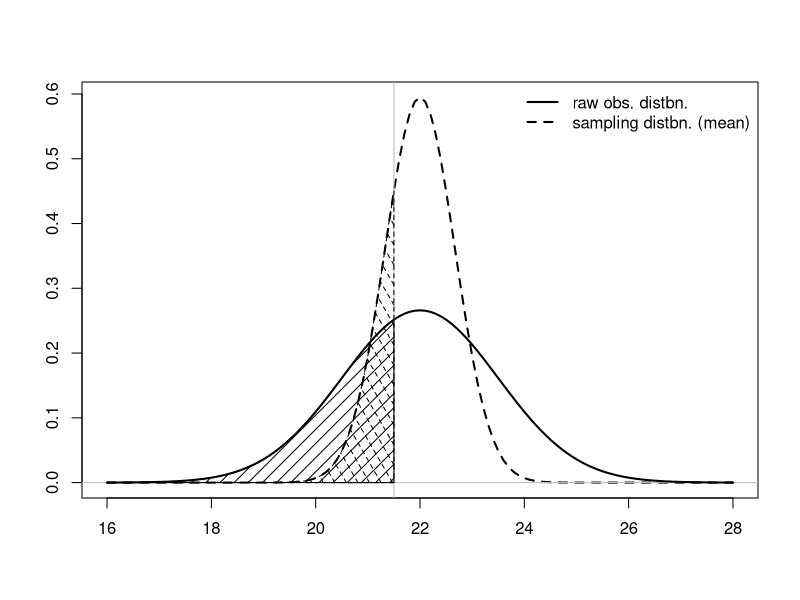
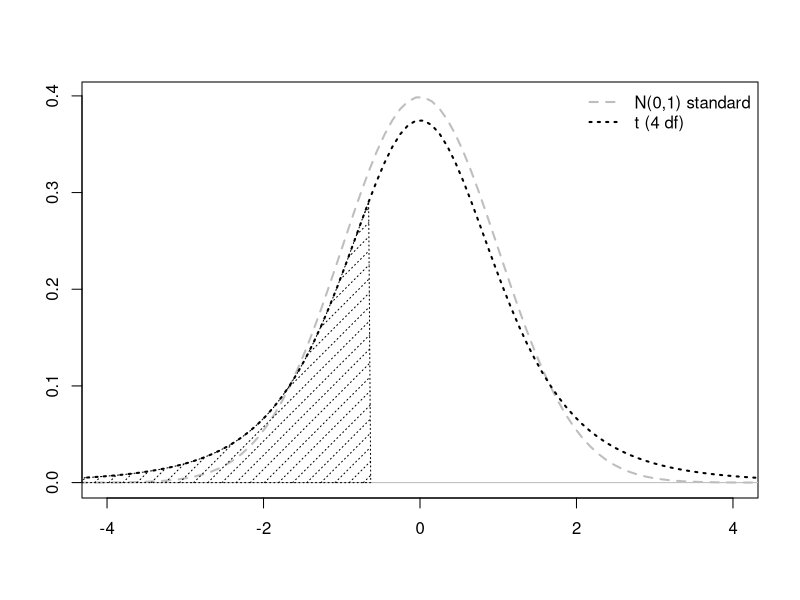
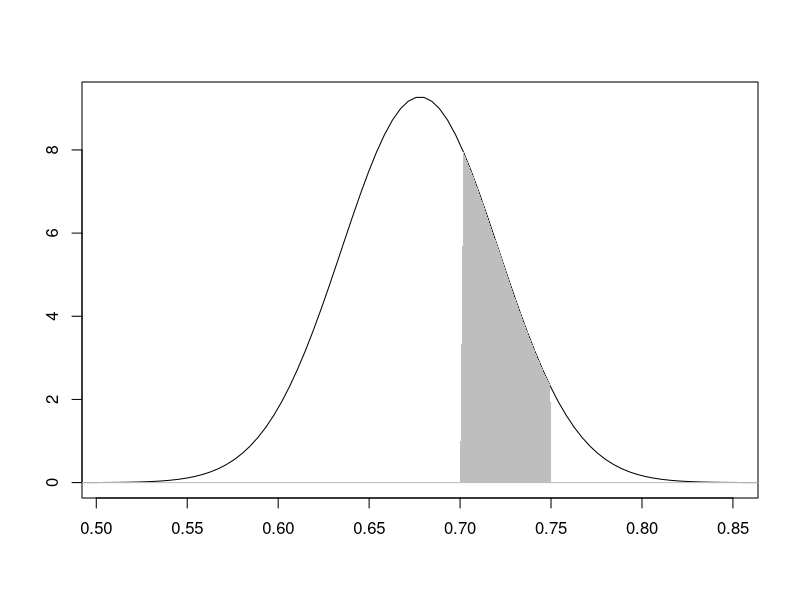
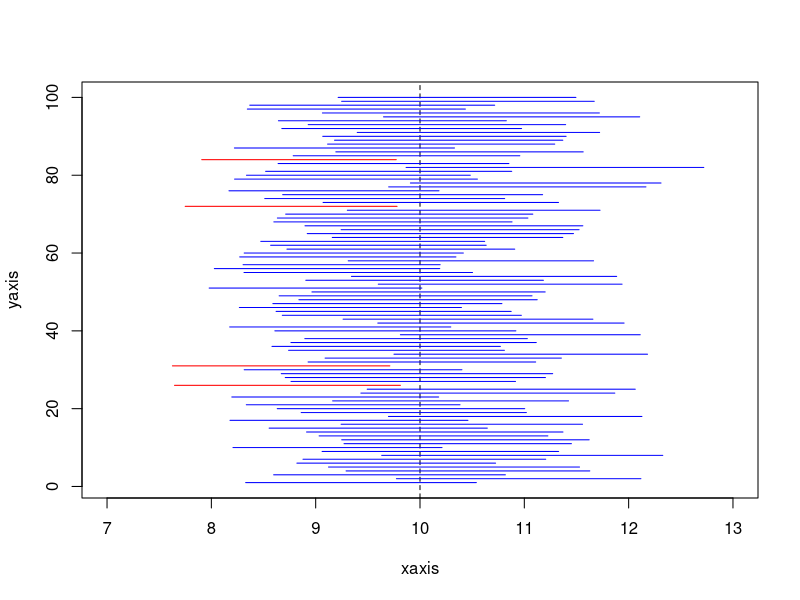
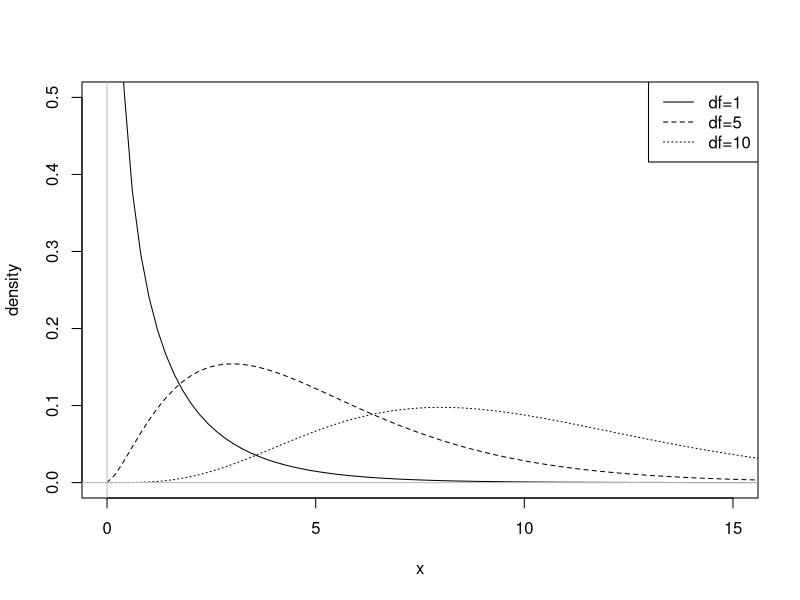
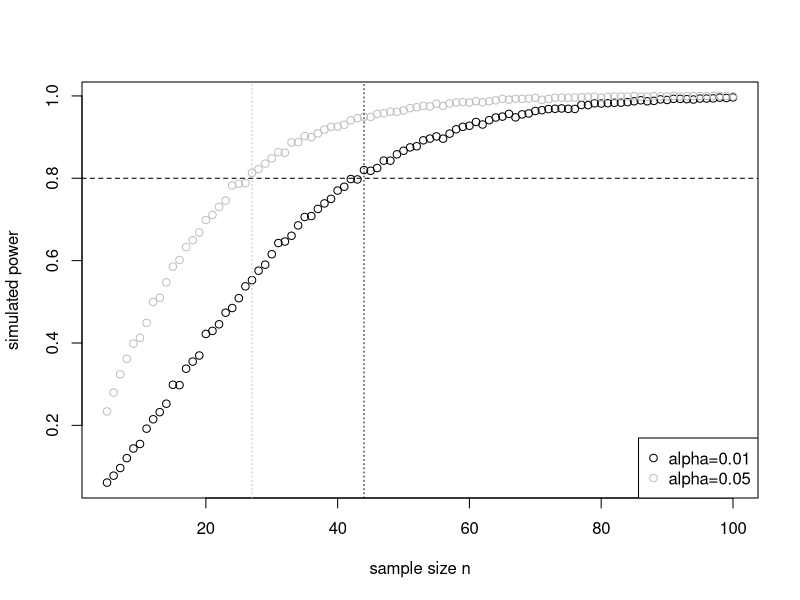
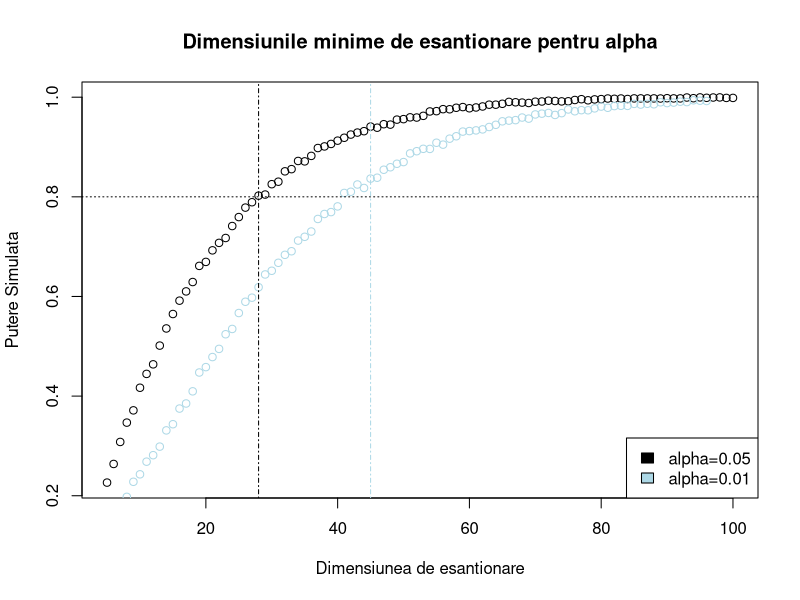
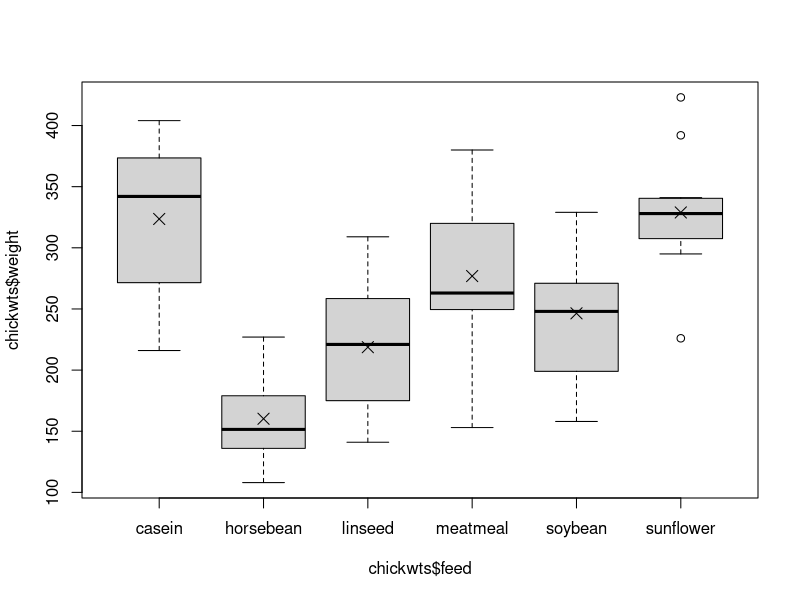

The R script that drew these images, in order:
## ---- chunk 1
knitr::opts_chunk$set(echo = TRUE)
## ---- chunk 2
xvals <- seq(16,28,by=0.1)
fx.samp <- dnorm(xvals,22,1.5/sqrt(5))
plot(xvals,fx.samp,type="l",lty=2,lwd=2,xlab="",ylab="")
abline(h=0,col="gray")
fx <- dnorm(xvals,22,1.5)
lines(xvals,fx,lwd=2)
legend("topright",legend=c("raw obs. distbn.","sampling distbn. (mean)"),
lty=1:2,lwd=c(2,2),bty="n")

#probabilitatea ca o zi din luna ianuarie, aleasa aleatoriu, sa aiba o temperatura maxima de 21,5 grade: 
pnorm(21.5,mean=22,sd=1.5)

#probabilitatea ca media esantionului sa fie mai mica de 21,5 grade, pe baza unui esantion cu 5 zile din ianuarie
pnorm(21.5,mean=22,sd=1.5/sqrt(5))

#Zonele umbrite cu lunii arata aceste doua probabilitati. 
abline(v=21.5,col="gray")
xvals.sub <- xvals[xvals<=21.5]
fx.sub <- fx[xvals<=21.5]
fx.samp.sub <- fx.samp[xvals<=21.5]
polygon(cbind(c(21.5,xvals.sub),c(0,fx.sub)),density=10)
polygon(cbind(c(21.5,xvals.sub),c(0,fx.samp.sub)),density=10,
angle=120,lty=2)

#Generarea aleatorie a 5 temperaturi din Dunedin din distributia X ∼ N(22,1.5)
obs <- rnorm(5,mean=22,sd=1.5)
obs

  
#presupunem ca cele 5 valori constituie toate datele pe care le avem: 
obs.mean <- mean(obs)
obs.mean
obs.sd <- sd(obs)
obs.sd

#estimarea erorii standard se calculeaza astfel:
obs.mean.se <- obs.sd/sqrt(5)
obs.mean.se


#gasirea probabilitatii ca media temperaturii e mai mica de 21,5 prin standardizarea valorii
t4 <- (21.5 - obs.mean)/obs.mean.se
t4


#t4 urmeaza distributia t cu 4 grade de libertate. Probabilitatea estimata: 

pt(t4,df=4)


#Distributia t cu v = 4, marcheaza probabilitatea. Densitatea N(0,1) este reprezentata grafic pentru comparatie, aceasta reprezinta versiunea standardizata a N(22, 1.5/√5)

xvals <- seq(-5,5,length=100)
fx.samp.t <- dt(xvals,df=4)
plot(xvals,dnorm(xvals),type="l",lty=2,lwd=2,col="gray",xlim=c(-4,4),
xlab="",ylab="")
abline(h=0,col="gray")
lines(xvals,fx.samp.t,lty=3,lwd=2)
polygon(cbind(c(t4,-5,xvals[xvals<=t4]),c(0,0,fx.samp.t[xvals<=t4])),
density=10,lty=3)
legend("topright",legend=c("N(0,1) standard","t (4 df)"),
col=c("gray","black"),lty=2:3,lwd=c(2,2),bty="n")

## ---- chunk 3
#estimarea proportiei de interes 
p.hat <- 80/118
p.hat

#aproximarea la distributia normala este valida, deoarece ambele valori sunt mai mari decat 5.  
118*p.hat
118*(1-p.hat)

#estimarea erorii standard 
p.se <- sqrt(p.hat * (1-p.hat) / 118)
p.se

#reprezentarea grafica a distributiei de esantionare:
pvals <- seq(p.hat-5*p.se,p.hat+5*p.se,length=100)
p.samp <- dnorm(pvals,mean=p.hat,sd=p.se)
plot(pvals,p.samp,type="l",xlab="",ylab="",
xlim=p.hat+c(-4,4)*p.se,ylim=c(0,max(p.samp)))
abline(h=0,col="gray")
pvals.sub <- pvals[pvals>=0.7 & pvals<=0.75]
p.samp.sub <- p.samp[pvals>=0.7 & pvals<=0.75]
polygon(cbind(c(0.7,pvals.sub,0.75),c(0,p.samp.sub,0)),
border=NA,col="gray")

#calcularea probabilitatii de interes  
pnorm(0.75,mean=p.hat,sd=p.se) - pnorm(0.7,mean=p.hat,sd=p.se)


## ---- chunk 4
#Exercitiul 1

mean <- 41.1
sd <- 11.3
n <- 6

#a 
se <- sd / sqrt(n)
se

#b
pnorm(55, mean, se) - pnorm (45, mean, se)

#c
pnorm(65/2, mean, se)


#Exericitul 2
n <- 140
p <- 0.35 #probabilitatea ca A sa fie ales

#d 
p * n >= 5 & n * (1 - p) >= 5

#e
se <- sqrt(p * (1-p) / n )
1 - pnorm(0.4, p, se)

#f
upper <- qnorm(0.9, p , se)
lower <- qnorm(0.1, p, se)

#Exercitiul 3

n <- 63
xmean <- 37.8
s <- 34.51

#g 
se <- s/sqrt(n)
df <- n - 1

#i 
newx <- (40 - xmean) / se
1 - pt(newx, df)

#ii
newx <- (30 - xmean) / se
pt(newx, df)

#iii
newx <- (40 - xmean) / se
pt(newx, df) - 0.5
## ---- chunk 5
temp.sample <- rnorm(n=5,mean=22,sd=1.5)
temp.sample

#calcularea mediei esantionului, a abaterii standard si a erorii standard corespunzatoare a mediei esantionului 
temp.mean <- mean(temp.sample)
temp.mean
temp.sd <- sd(temp.sample)
temp.sd
temp.se <- temp.sd/sqrt(5)
temp.se


#Valoarea critica (pozitiva) se gaseste prin furnizarea unei probabilitatii de 1 − α/2 = 0,975 a functiei corespunzatoare.

1-0.05/2
critval <- qt(0.975, df = 4)
critval

#aria centrala, simetrica, sub curba, trebuie sa fie 0.95. Se poate confirma acest lucru folosind pt.
pt(critval,4)-pt(-critval,4)

#gasirea intervalului de incredere de 95% pentru adevarata medie, rezultand l si respectiv u, astfel: 
temp.mean-critval*temp.se

temp.mean+critval*temp.se

#un interval de incredere de 80% (α = 0,2) si un interval de incredere de 99% (α = 0,01) pentru aceeasi valoare data: 

temp.mean+c(-1,1)*qt(p=0.9,df=4)*temp.se

temp.mean+c(-1,1)*qt(p=0.995,df=4)*temp.se
## ---- chunk 6
p.hat <- 80/118
p.hat
p.se <- sqrt(p.hat*(1-p.hat)/118)
p.se

#pentru a construi un interval de incredere de 90 % (α = 0,1), valoarea critica adecvata din distributia de esantionare standardizata de interes este dupa cum urmeaza, implicand Pr(−1,644854 < Z < 1,644854) = 0,9 pentru Z ∼ N(0,1):

qnorm(0.95)

#putem concluziona, in proportie de 90%, ca proportia reala de alegatori care stiu cum vor vota la urmatoarele alegeri se afla intre 0,61 si 0,75.

p.hat + c(-1,1) * qnorm(0.95)*p.se


## ---- chunk 7

n=34
x.bar<-14.22
sigma<-2.9

#a. construirea si interpretarea unui interval de incredere de 90% pentru timpul mediu adevarat
alpha<-1-.9
x.bar+c(-1,1)*qnorm(1-alpha/2)*(sigma/sqrt(n))

#b. 
s<-2.9
x.bar+c(-1,1)*qt(1-alpha/2,df=n-1)*(s/sqrt(n))

n<-400
#optiunea B = stangaci
p.b<-37/n
p.b
#optiunea C = ambidextri
p.c<-11/n
p.c
#optiunea A = dreptaci
p.a<-1-p.b-p.c
p.a


#c. calcularea unui IC de 99% pentru proportia reala de cetateni care sunt B

alpha<-1-0.99
p.b+(c(-1,1)*qnorm(1-alpha/2))*sqrt(p.b*(1-p.b)/n)


#d. 99% incredere in IC a proportiei realea cetatenilor stangaci sau ambidextri

(p.b + p.c)+ c(-1, 1) * qnorm(1 - alpha / 2) * (sqrt((p.b + p.c) * (1 - (p.b + p.c)) / n))

#e.

x.mat<-matrix(NA,5000,3)
n<-300
lambda<-0.1
mu<-1/lambda

for(i in 1: nrow(x.mat)) {
  sample <- rexp(n, lambda)
  limits <- mean(sample) + c(-1,1) * qt(1-0.05/2, df = n-1) * (sd(sample) / sqrt(n))
  x.mat[i, 1:2] <- limits
  x.mat[i, 3] <- mu >= limits[1]&mu<=limits[2]
}
mean(x.mat[,3])

#reprezentarea grafica a primelor 100 intervale de incredere cu media la mijloc

xaxis<-seq(mu-3,mu+3,length=100)
yaxis<-1:100

plot(xaxis, yaxis, type = "n") + abline(v = 10, lty = 2) + for (i in 1:length(xaxis)) {
lines(c(x.mat[i, 1], x.mat[i, 2]), c(i, i), col = if (x.mat[i, 1] < 10 & x.mat[i, 2] > 10) {
                        "blue"
                  } else{
                        "red"
                  })
            
            
            
      }

     
## ---- chunk 8
 snacks <- c(87.7,80.01,77.28,78.76,81.52,74.2,80.71,79.5,77.87,81.94,80.7,
82.32,75.78,80.19,83.91,79.4,77.52,77.62,81.4,74.89,82.95,
73.59,77.92,77.18,79.83,81.23,79.28,78.44,79.01,80.47,76.23,
78.89,77.14,69.94,78.54,79.7,82.45,77.29,75.52,77.21,75.99,
81.94,80.41,77.7)

#Clientul sustine ca datele nu pot fi provenite dintr-o distributie cu media µ = 80, deci media adevărată greutatea trebuie să fie mai mică de 80.

#se definesc ipotezele astfel: H0: µ = 80 si Ha: µ < 80
#se calculeaza media si abaterea standard a esantionului

n <- length(snacks)
snack.mean <- mean(snacks)
snack.mean
snack.sd <- sd(snacks)
snack.sd

#se calculeaza testul statistic, primul pas fiind calcularea erorii standard a esantionului pentru datele din snacks

snack.se <- snack.sd/sqrt(n)
snack.se

#apoi se calculeaza T: 

snack.T <- (snack.mean-80)/snack.se
snack.T

#testul statistic este utilizat pentru a obtine p, asadar:
#deoarece p este mai mic decat α = 0,05, exista suficiente dovezi pentru a respinge ipoteza nula

pt(snack.T, df = n-1)


#rezultatul testului T cu un esantion poate fi gasit si cu functia t.test
t.test(x=snacks,mu=80,alternative="less")

## ---- chunk 9
#a. 

mu<-3.5

n<-73
x.bar<-3.97
x.sd<-2.21
#semnificatie = 0.05
#H0<- 3.35
#Ha != H0

#probabilitatea este mai mare decat alfa (valoarea semnificatiei). Asadar, nu avem motive sa credem ca ipoteza H0 nu este adevarata.

t<-(x.bar-mu)/(x.sd/sqrt(n))
p<-pt(-t,df=n-1)+(1-pt(t,df=n-1))

#Intervalul de incredere contine H0
IC<- x.bar+c(-1,1)*qt(0.975,n-1)*x.sd/sqrt(n)

#b. 
#magnitudinea medie a evenimentelor seismice din Fiji
mu <- 4.3

# Ha > H0
alpha <- 0.01
remove(x.bar)

#valoare p este prea mica - dovada puternica - adevarata magnitudine e mai mare decat 4,3

t.test(quakes$mag,mu=mu,alternative="greater",conf.level=1-alpha)

#c. 
#Intervalul de incredere nu contine media H0 pentru adevarata valoare a mediei 
n<-length(quakes$mag)
n
IC<-mean(quakes$mag)+ c(-1,1)*qt(1-0.01/2,n-1)* sd(quakes$mag)/sqrt(n)
IC
## ---- chunk 10
snacks2 <- c(80.22,79.73,81.1,78.76,82.03,81.66,80.97,81.32,80.12,78.98,
79.21,81.48,79.86,81.06,77.96,80.73,80.34,80.01,81.82,79.3,
79.08,79.47,78.98,80.87,82.24,77.22,80.03,79.2,80.95,79.17,81)


#calcularea mediei si a abaterii standard pentru al doilea esantion 

snack2.mean <- mean(snacks2)
snack2.mean
snack2.sd <- sd(snacks2)
snack2.sd

#adevarata media a noului esantion este notat cu µ2. Se construiesc ipotezele astfel: 
#H0 : µ2 − µ1 = 0
#HA : µ2 − µ1 > 0 

#efectuarea testului cu alternative="greater", snacks2 sunt cele furnizate lui x: 

t.test(x=snacks2,y=snacks,alternative="greater",conf.level=0.9)

#se poate interpreta astfel: „90 % increzator ca adevarata diferenta intre greutatea medie neta dintre rival si producatorul original este undeva intre 0,395 si 2,098 grame.

(snack2.mean-snack.mean) + c(-1,1)*qt(0.95,df=60)*sqrt(snack.sd^2/44+snack2.sd^2/31)

## ---- chunk 11
men <- c(102,87,101,96,107,101,91,85,108,67,85,82)
women <- c(73,81,111,109,143,95,92,120,93,89,119,79,90,126,62,92,77,106,
105,111)
#se calculeaza media si abaterea standard a esantioanelor
mean(men)
sd(men)
mean(women)
sd(women)

#raportul abaterilor standard:
sd(women)/sd(men)

#Testul T

t.test(x=men,y=women,alternative="two.sided",conf.level=0.95,var.equal=TRUE)
## ---- chunk 12
rate.before <- c(52,66,89,87,89,72,66,65,49,62,70,52,75,63,65,61)
rate.after <- c(51,66,71,73,70,68,60,51,40,57,65,53,64,56,60,59)

#Testul T cu doua esantioane pereche ia in considerare diferenta dintre fiecare pereche de valori. 

rate.d <- rate.after-rate.before
rate.d

#este calculata media esantionului si abaterea standard a acestor diferente:
rate.dbar <- mean(rate.d)
rate.dbar
rate.sd <- sd(rate.d)
rate.sd

#vrem sa vedem cu cat se reduce ritmul cardiac, asa ca testul va avea urmatoarele ipoteze: 
#H0 : µd = 0
#Ha : µd < 0 

#oentru exemplele actuale de ipoteze, se poate gasi statistica testului si valoarea p cu rate.dbar si rate.sd
rate.T <- rate.dbar/(rate.sd/sqrt(16))
rate.T
pt(rate.T, df = 15)

#aceste rezultate sugereaza dovezi pentru respingerea H0.
t.test(x=rate.after,y=rate.before,alternative="less",conf.level=0.95,
paired=TRUE)

#putem spune ca suntem 95% increzatori ca adevarata diferenta medie a frecventei cardiace dupa administrarea tratamentului se afla undeva intre
rate.dbar-qt(0.975,df=15)*(rate.sd/sqrt(16))

#si
rate.dbar+qt(0.975,df=15)*(rate.sd/sqrt(16))
## ---- chunk 13
#a. 

library("MASS")

anorexia 
alpha <- 0.05
#H0: d.mu=0 // Ha: d.mu>0 

#Valoarea lui p este mica, ceea ce indica dovezi puternice pentru acceptarea H0.
t.test(anorexia[,3],
       anorexia[,2],
       alternative = "greater",
       paired=TRUE)



#b.
#Cont
#Nu exista dovezi statistice care sa respinga afirmatia ca nu exista diferente intre media pre si post in grupul de control.
t.test(anorexia[anorexia$Treat=="Cont",3],
       anorexia[anorexia$Treat=="Cont",2],
       alternative="greater",
       paired=TRUE)

#CBT
#Exista dovezi statistice pentru a accepta ca media post este mai mare decat media pre in grupul CBT.
t.test(anorexia[anorexia$Treat=="CBT",3],
       anorexia[anorexia$Treat=="CBT",2],
       alternative="greater",
       paired=TRUE)

#FT
#Exista dovezi statistice puternice pentru a accepta ca in grupul FT media post este mai mare decat media pre
t.test(anorexia[anorexia$Treat=="FT",3],
       anorexia[anorexia$Treat=="FT",2],
       alternative="greater",
       paired=TRUE)

#c.
#Ipoteze -> H0: ctrlmean - trtmean = 0 // Ha: ctrlmean - trtmean < 0
head(PlantGrowth)
levels(PlantGrowth[, 2])
data.1 <- PlantGrowth[PlantGrowth$group == "ctrl", ]
data.2 <- PlantGrowth[PlantGrowth$group != "ctrl", ]

#Regula de baza - exista suficiente dovezi pentru a accepta ambele variante, se folosoeste testul de estimare a variantei cumulate

sd(PlantGrowth[PlantGrowth$group != "ctrl",1])/
      sd(PlantGrowth[PlantGrowth$group == "ctrl",1])

#d.
#Valoarea p ~ 0,41 - nu exista dovezi pentru a respinge H0, deoarece este mai mare decat alpha = 0,05. Nu exista dovezi statistice suficiente ca trtmean sa fie mai mare decat ctrlmean.

t.test(PlantGrowth[PlantGrowth$group == "ctrl", 1],
       PlantGrowth[PlantGrowth$group != "ctrl", 1],
       alternative="less",
       var.equal = TRUE)
#e.
my.t.test <- function(x,
                      y,
                      var.equal = FALSE,
                      paired = FALSE,
                      ...) {
      if (!paired) {
            var.equal <- max(c(sd(x), sd(y))) /
                  min(c(sd(x), sd(y))) < 2
      }
      return(t.test(
            x = x,
            y = y,
            var.equal = var.equal,
            paired = paired,
            ...
      ))
}


my.t.test2 <- function(x,
                      y,
                      var.equal = FALSE,
                      paired = FALSE,
                      ...) {
      if (paired) {
            var.equal <- max(c(sd(x), sd(y))) /
                  min(c(sd(x), sd(y))) < 2
      }
      return(t.test(
            x = x,
            y = y,
            var.equal = var.equal,
            paired = paired,
            ...
      ))
}

#f.

#i.
snacks <- c(87.7,80.01,77.28,78.76,81.52,74.2,80.71,79.5,77.87,81.94,80.7,82.32,
            75.78,80.19,83.91,79.4,77.52,77.62,81.4,74.89,82.95,73.59,77.92,77.18,
            79.83,81.23,79.28,78.44,79.01,80.47,76.23,78.89,77.14,69.94,78.54,79.7,
            82.45,77.29,75.52,77.21,75.99,81.94,80.41,77.7)
snacks2 <- c(80.22,79.73,81.1,78.76,82.03,81.66,80.97,81.32,80.12,78.98,79.21,
             81.48,79.86,81.06,77.96,80.73,80.34,80.01,81.82,79.3,79.08,79.47,
             78.98,80.87,82.24,77.22,80.03,79.2,80.95,79.17,81)
my.t.test(snacks2,snacks,alternative="greater")

#ii.

men <- c(102,87,101,96,107,101,91,85,108,67,85,82)
women <- c(73,81,111,109,143,95,92,120,93,89,119,79,90,126,62,92,77,106,105,111)

my.t.test(men,women,alternative="two.sided")

#iii.

rate.before <- c(52,66,89,87,89,72,66,65,49,62,70,52,75,63,65,61) 
rate.after <- c(51,66,71,73,70,68,60,51,40,57,65,53,64,56,60,59) 

my.t.test(rate.after,rate.before,alternative="less",paired=TRUE)
## ---- chunk 14
sick <- c(0,0,1,1,0,0,0,0,0,1,0,0,0,0,0,0,0,0,1,0,0,0,1,1,1,0,0,0,1)

#numarul de succese si probabilitatea de succes din acest esantion:
sum(sick)
p.hat <- mean(sick)
p.hat

#o verificare rapida indica faptul ca, conform regulii generale, testul poate fi efectuat in mod rezonabil

29*0.2
29*0.8

#statistica in z-Test pentru acest exemplu: 

Z <- (p.hat-0.2)/sqrt(0.2*0.8/29)
Z

2*(1-pnorm(Z))

#
 p.hat+c(-1,1)*qnorm(0.975)*sqrt(p.hat*(1-p.hat)/29)

#se calculeaza intervalul de incredere la un nivel de 95%
 
 p.hat+c(-1,1)*qnorm(0.975)*sqrt(p.hat*(1-p.hat)/29)

## ---- chunk 15
 prop.test(x=sum(sick),n=length(sick),p=0.2,correct=FALSE)

## ---- chunk 16
x1 <- 180
n1 <- 233
p.hat1 <- x1/n1
p.hat1
x2 <- 175
n2 <- 197
p.hat2 <- x2/n2
p.hat2

#proportia comuna
p.star <- (x1+x2)/(n1+n2)
p.star

#calculare test Z
Z <- (p.hat2-p.hat1)/sqrt(p.star*(1-p.star)*(1/n1+1/n2))
Z

#valoare p substantial mai mica decat α, deci se respinge ipoteza nula in favoarea celei alternative

1-pnorm(Z)
## ---- chunk 17
prop.test(x=c(x2,x1),n=c(n2,n1),alternative="greater",correct=FALSE)
## ---- chunk 18
(p.hat2-p.hat1) + c(-1,1)*qnorm(0.975)*sqrt(p.hat1*(1-p.hat1)/n1+p.hat2*(1-p.hat2)/n2)
## ---- chunk 19
#a. 
#Ipoteze: H0: p=0.9 // Ha: p <0.9
#intrucat ambele sunt adevarate, putem accepta sa se efectueze cu o distributie normala

p<-0.9
n<-89
x<-71
p.hat<-x/n
n*p.hat>5&n*(1-p.hat)>5



#b. 

#valoarea p este prea mica, exista destule dovezi statistice pentru a respinge H0 in favoarea Ha.
z.test<-(p.hat-p)/(sqrt(p*(1-p)/n))
pnorm(z.test)



#c. CI

#se exclude media pretinsa de 0.9

p.hat+c(-1,1)*qnorm(0.99)*sqrt(p*(1-p)/n)

x1<-97
n1<-445
x2<-90
n2<-419

p.hat1<-x1/n1
p.hat2<-x2/n2

#d.
alpha<-0.05
#Ipoteze: H0 : p2-p1 = 0 // Ha: p2-p1 != 0

#valoarea p este una mare. Nu exista suficiente dovezi statistice ca probabilitatea este diferita in fiecare tara -> varianta cumulata

prop.test(c(x2,x1),c(n2,n1),alternative = "two.sided",conf.level = 1-alpha, correct = FALSE)


p<-(x1+x2)/(n1+n2)
p

#testarea cu calculul manual
z<-(p.hat2-p.hat1)/(sqrt(p*(1-p)*(1/n1+1/n2)))
z
pval<-2*pnorm(z)
pval

#e. crearea intervalului de incredere statistic + cricital Value*SE

#Intervalul de incredere include valoarea 0, asigurand ca ambele stari ar putea avea aceeasi proportie.

se<-sqrt(p*(1-p)*(1/n1+1/n2))
(p.hat2-p.hat1)+c(-1,1)*qnorm(1-alpha/2)*se

## ---- chunk 20
hairy <- c(2,3,2,3,2,1,3,3,2,2,3,2,2,2,3,3,3,2,3,2,2,2,1,3,2,2,2,1,2,2,3,
2,2,2,2,1,2,1,1,1,2,2,2,3,1,2,1,2,1,2,1,3,3)
## ---- chunk 21
x <- seq(0,20,length=100)
plot(x,dchisq(x,df=1),type="l",xlim=c(0,15),ylim=c(0,0.5),ylab="density")
lines(x,dchisq(x,df=5),lty=2)
lines(x,dchisq(x,df=10),lty=3)
abline(h=0,col="gray")
abline(v=0,col="gray")
legend("topright",legend=c("df=1","df=5","df=10"),lty=1:3)
## ---- chunk 22
n <- length(hairy)
n
hairy.tab <- table(hairy)
hairy.tab
hairy.tab/n
## ---- chunk 23
expected <- 1/3*n
expected
hairy.matrix <- cbind(1:3,hairy.tab,expected,(hairy.tab-expected)^2/expected)
dimnames(hairy.matrix) <- list(c("clean","beard OR mous.","beard AND mous."),c("i","Oi","Ei","(Oi-Ei)^2/Ei"))
hairy.matrix
## ---- chunk 24
X2 <- sum(hairy.matrix[,4])
X2
## ---- chunk 25
1-pchisq(X2,df=2)
## ---- chunk 26
chisq.test(x=hairy.tab)
## ---- chunk 27
chisq.test(x=hairy.tab,p=c(0.25,0.5,0.25))
## ---- chunk 28
skin <- matrix(c(20,32,8,52,9,72,8,32,16,64,30,12),4,3,
dimnames=list(c("Injection","Tablet","Laser","Herbal"),
c("None","Partial","Full")))
skin
## ---- chunk 29
rowSums(skin)
colSums(skin)
kr <- nrow(skin)
kc <- ncol(skin)
## ---- chunk 30
rep(colSums(skin),each=kr)
rep(colSums(skin),each=kr)*rowSums(skin)
rep(colSums(skin),each=kr)*rowSums(skin)/sum(skin)
skin.expected <- matrix(rep(colSums(skin),each=kr)*rowSums(skin)/sum(skin),nrow=kr,ncol=kc,dimnames=dimnames(skin))
skin.expected
## ---- chunk 31
skin.array <- array(data=cbind(skin,skin.expected,
(skin-skin.expected)^2/skin.expected),
dim=c(kr,kc,3),
dimnames=list(dimnames(skin)[[1]],dimnames(skin)[[2]],
c("O[i,j]","E[i,j]",
"(O[i,j]-E[i,j])^2/E[i,j]")))
skin.array
## ---- chunk 32
X2 <- sum(skin.array[,,3])
X2
## ---- chunk 33
1-pchisq(X2,df=(kr-1)*(kc-1))
## ---- chunk 34
chisq.test(x=skin)
## ---- chunk 35
# a

data(HairEyeColor)
total.hec<-HairEyeColor[,,1]+HairEyeColor[,,2]

chisq.test(total.hec)

# Avem o valoare foarte mica a lui p-value, deci avem dovezi statistice puternice pentru a respinge ipoteza H0, ceea ce inseamna ca variabilele A si B nu sunt independente

# b

library("car")
Duncan[,1]

c.prof<-length(Duncan[Duncan[,1]=="prof",1])
c.bc<-length(Duncan[Duncan[,1]=="bc",1])
c.wc<-length(Duncan[Duncan[,1]=="wc",1])

Duncan.tab<-table(Duncan[,1])

# Ipotezele: H0: p1=p2=p3=1 
# Ha: H0 este gresit

chisq.test(Duncan.tab)

# i

# Valoarea lui p-value este mai mica decat alpha = 0.05, ceea ce respinge ipoteza H0
# Putem afirma faptul ca variabilele A si B sunt dependente, conform Ha

# ii

# Valoarea lui p-value este mai mare decat alpha = 0.01, ceea ce accepta ipoteza H0
# Putem afirma faptul ca variabilele A si B sunt independente, conform H0
## ---- chunk 36
typeI.tester <- function(mu0,sigma,n,alpha,ITERATIONS=10000){
pvals <- rep(NA,ITERATIONS)
for(i in 1:ITERATIONS){
temporary.sample <- rnorm(n=n,mean=mu0,sd=sigma)
temporary.mean <- mean(temporary.sample)
temporary.sd <- sd(temporary.sample)
pvals[i] <- 1-pt((temporary.mean-mu0)/(temporary.sd/sqrt(n)),df=n-1)
}
return(mean(pvals<alpha))
}
## ---- chunk 37
typeI.tester(mu0=0,sigma=1,n=40,alpha=0.05)
## ---- chunk 38
typeI.tester(mu0=-4,sigma=0.3,n=60,alpha=0.01)
## ---- chunk 39
critval <- qnorm(1-0.05,mean=0,sd=1/sqrt(30))
critval
## ---- chunk 40
pnorm(critval,mean=0.5,sd=1/sqrt(30))
## ---- chunk 41
typeII.tester <- function(mu0,muA,sigma,n,alpha,ITERATIONS=10000){
pvals <- rep(NA,ITERATIONS)
for(i in 1:ITERATIONS){
temporary.sample <- rnorm(n=n,mean=muA,sd=sigma)
temporary.mean <- mean(temporary.sample)
temporary.sd <- sd(temporary.sample)
pvals[i] <- 1-pt((temporary.mean-mu0)/(temporary.sd/sqrt(n)),df=n-1)
}
return(mean(pvals>=alpha))
}
## ---- chunk 42
typeII.tester(mu0=0,muA=0.5,sigma=1,n=30,alpha=0.05)
## ---- chunk 43
typeII.tester(mu0=0,muA=0.5,sigma=1,n=30,alpha=0.01)
## ---- chunk 44
typeII.tester(mu0=0,muA=0.5,sigma=1.1,n=30,alpha=0.01)
typeII.tester(mu0=0,muA=0.5,sigma=1.2,n=30,alpha=0.01)
## ---- chunk 45
typeII.tester(mu0=0,muA=0.5,sigma=1.2,n=20,alpha=0.01)
typeII.tester(mu0=0,muA=0.5,sigma=1.2,n=40,alpha=0.01)
## ---- chunk 46
typeII.tester(mu0=0,muA=0.4,sigma=1.2,n=40,alpha=0.01)
typeII.tester(mu0=0,muA=0.6,sigma=1.2,n=40,alpha=0.01)
## ---- chunk 47
# a

typeI.mean<-function(mu0,sigma,n,alpha,ITERATIONS=10000,test="less"){
      t.stat<-rep(NA,ITERATIONS)
      pvals<-rep(NA,ITERATIONS)
      for(i in 1:ITERATIONS){
            temporary.sample<-rnorm(n=n,mean=mu0,sd=sigma)
            temporary.mean<-mean(temporary.sample)
            temporary.sd<-sd(temporary.sample)
            t.stat[i]<-(temporary.mean-mu0)/(temporary.sd/sqrt(n))
      }
      if(test=="less"){
        pvals<-pt(t.stat,df=n-1)    
      }else 
            if(test=="greater"){
            pvals<-1-pt(t.stat,df=n-1)
      }else 
            if(test=="two.sided"){
            pvals[t.stat>=0]<-2*(1-pt(t.stat[t.stat>=0],df=n-1))
            pvals[t.stat<0]<-2*pt(t.stat[t.stat<0],df=n-1)
            
            }else {
            stop("test nu e valid. Foloseste \"less\",\"greater\",or \"two.sided\"")
      }
      return(mean(pvals<alpha))
}

# i

typeI.mean(0,1,40,0.05,test="less")
typeI.mean(0,1,40,0.05,test="greater")
typeI.mean(0,1,40,0.05,test="two.sided")

# ii

typeI.mean(-4,0.3,60,0.01,test="less")
typeI.mean(-4,0.3,60,0.01,test="greater")
typeI.mean(-4,0.3,60,0.01,test="two.sided")

# b

typeII.mean<-function(mu0,muA,sigma,n,alpha,test="two.sided",ITERATIONS=10000){
      test.t<-rep(NA,ITERATIONS)
      for(i in 1:ITERATIONS){
            temporary.sample<-rnorm(n=n,mean=muA,sd=sigma)
            temporary.mean<-mean(temporary.sample)
            temporary.sd<-sd(temporary.sample)
            test.t[i]<-(temporary.mean-mu0)/(temporary.sd/sqrt(n))
      }
      pvals<-pt(test.t,df=n-1)
      if(test=="less"){
            return(mean(pvals>=alpha))
      }else if(test=="greater"){
            return(mean(1-pvals>=alpha))
      }else if(test=="two.sided"){
            result <- pvals
            result[test.t>0] <- 1-pvals[test.t>0]
            return(mean(result>=alpha/2))
      }else {
            stop("\"test\" nu e valid. Foloseste \"less\", \"greater\" or \"two.sided\"")
      }
}

#i

typeII.mean(-3.2,-3.3,0.1,25,0.05,"two.sided")

#ii

typeII.mean(8994,5600,3888,9,0.01,"less")

#iii

typeII.mean(0.44,0.4,2.4,68,0.05,"greater")
## ---- chunk 48
power.tester <- function(nvec,...){
nlen <- length(nvec)
result <- rep(NA,nlen)
for(i in 1:nlen){
result[i] <- 1-typeII.tester(n=nvec[i],...)
}
return(result)
}
## ---- chunk 49
sample.sizes <- 5:100
sample.sizes
## ---- chunk 50
pow <- power.tester(nvec=sample.sizes,
mu0=0,muA=0.6,sigma=1.2,alpha=0.01,ITERATIONS=5000)
pow
## ---- chunk 51
minimum.n <- sample.sizes[min(which(pow>=0.8))]
minimum.n
## ---- chunk 52
pow2 <- power.tester(nvec=sample.sizes,
mu0=0,muA=0.6,sigma=1.2,alpha=0.05,ITERATIONS=5000)
minimum.n2 <- sample.sizes[min(which(pow2>0.8))]
minimum.n2
## ---- chunk 53
plot(sample.sizes,pow,xlab="sample size n",ylab="simulated power")
points(sample.sizes,pow2,col="gray")
abline(h=0.8,lty=2)
abline(v=c(minimum.n,minimum.n2),lty=3,col=c("black","gray"))
legend("bottomright",legend=c("alpha=0.01","alpha=0.05"),
col=c("black","gray"),pch=1)
## ---- chunk 54
# a

power.mean<-function(nvec,...){
      nlen<-length(nvec)
      result<-rep(NA,nlen)
      for(i in 1:nlen){
            result[i]<-1-typeII.mean(n=nvec[i],...)
      }
      return(result)
}

# i

sample.sizes=5:100
power.mean(nvec=50,mu0=10,muA=10.5,sigma=0.9,alpha=0.01,test="two.sided")

# ii

power.mean(nvec=44,mu0=80,muA=78.5,sigma=3.1,alpha=0.05,test="two.sided")

power.mean(nvec=44,mu0=80,muA=78.5,sigma=3.1,alpha=0.01,test="two.sided")

# b

snacks <- c(87.7,80.01,77.28,78.76,81.52,74.2,80.71,79.5,77.87,81.94,80.7,82.32,
            75.78,80.19,83.91,79.4,77.52,77.62,81.4,74.89,82.95,73.59,77.92,
            77.18,79.83,81.23,79.28,78.44,79.01,80.47,76.23,78.89,77.14,69.94,
            78.54,79.7,82.45,77.29,75.52,77.21,75.99,81.94,80.41,77.7)

sample.sizes<- 5:100

pow1 <- power.mean(
      nvec = sample.sizes,
      mu0 = 80,
      muA = 78.5,
      sigma = 3.1,
      alpha = 0.05,
      ITERATIONS = 5000,
      test = "less"
)

pow2 <- power.mean(
      nvec = sample.sizes,
      mu0 = 80,
      muA = 78.5,
      sigma = 3.1,
      alpha = 0.01,
      ITERATIONS = 5000,
      test = "less"
)

min.1<-sample.sizes[min(which(pow1>0.8))]
min.2<-sample.sizes[min(which(pow2>0.8))]

plot(sample.sizes,pow1,main="Dimensiunile minime de esantionare pentru alpha",xlab="Dimensiunea de esantionare",ylab="Putere Simulata")
points(pow2,col="lightblue")
abline(h=0.8,lty=3)
abline(v=min.1,lty=4)
abline(v=min.2,lty=4,col="lightblue")
legend("bottomright",legend=c("alpha=0.05","alpha=0.01"),fill=c("black","lightblue"))
## ---- chunk 55
table(chickwts$feed)
chick.means <- tapply(chickwts$weight,INDEX=chickwts$feed,FUN=mean)
chick.means
boxplot(chickwts$weight~chickwts$feed)
points(1:6,chick.means,pch=4,cex=1.5)
## ---- chunk 56
chick.sds <- tapply(chickwts$weight,INDEX=chickwts$feed,FUN=sd)
chick.sds
max(chick.sds)/min(chick.sds)
## ---- chunk 57
chick.meancen <- chickwts$weight-chick.means[as.numeric(chickwts$feed)]
## ---- chunk 58
qqnorm(chick.meancen,main="Grafic QQ normal al reziduurilor")
qqline(chick.meancen)
## ---- chunk 59
chick.anova <- aov(weight~feed,data=chickwts)
summary(chick.anova)
## ---- chunk 60
info<-data.frame("dep"=c(93, 120, 65, 105, 115, 82, 99, 87, 100, 90, 78, 95, 93,
                         88, 110, 85, 45, 80, 28, 75, 70, 65, 55, 50, 40, 100, 
                         75, 65, 40, 73, 65, 50, 30, 45, 50, 45, 55, 96, 58, 95,
                         90, 65, 80, 85, 95, 82),
                 "site"=c(rep("Site i",15),
                          rep("Site ii",10),
                          rep("Site iii",12),
                          rep("Site iv",9)))
# a
infomean<-tapply(info$dep,info$site,mean)

boxplot(info$dep~info$site,
        xlab="Site",
        ylab="Depth (cm)",
        main="Boxplot pentru adancimea in cm a fiecarui sit")

# Puncte aditionale
points(1:4,infomean,pch=4)

# b
infomeancen <- info$dep-infomean[as.numeric(as.factor(info$site))]

qqnorm(infomeancen,main="Grafic QQ normal al reziduurilor")
qqline(infomeancen)

# Graficul ne ofera suficiente informatii pentru a accepta normalitatea datelor

info.sds<-tapply(info$dep,info$site,sd)
max(info.sds)/min(info.sds)

# Raportul dintre valoarea maxima si minima a variatiei standard este mai mica 
# decat 2, deci putem accepta egalitatea variatiilor

# c
infoaov<-aov(dep~site,info)
summary(infoaov)

# Valoarea lui p-value este foarte mica, deci putem respinge ipoteza H0

# d
# Verificarea celor 4 masuratori pentru aplicarea ANOVA

# 1) Sepal.Length

sepal_length.mean<-tapply(iris$Sepal.Length,iris$Species,mean)
sepal_length.meancen<-iris$Sepal.Length-sepal_length.mean[as.numeric(iris$Species)]
sepal_length.sd<-tapply(iris$Sepal.Length,iris$Species,sd)

# Verificarea variatiei

boxplot(iris$Sepal.Length~iris$Species, main="Boxplot pentru lungimea sepalelor pentru diferitele specii")
points(1:3,sepal_length.mean,pch=4)
max(sepal_length.sd)/min(sepal_length.sd)

# Variatia din boxplot si raportul variatiilor confirma egalitatea variatiilor

# Verificarea normalitatii

qqnorm(sepal_length.meancen)
qqline(sepal_length.meancen)

# Graficul ne ofera suficiente informatii pentru a accepta normalitatea datelor
# Se poate folosi pentru analiza variantei (ANOVA)

# 2) Sepal.width

sepal_width.mean<-tapply(iris$Sepal.Width,iris$Species,mean)
sepal_width.meancen<-iris$Sepal.Width-sepal_width.mean[as.numeric(iris$Species)]
sepal_width.sd<-tapply(iris$Sepal.Width,iris$Species,sd)

# Verificarea variatiei

boxplot(iris$Sepal.Width~iris$Species, main="Boxplot pentru latimea sepalelor pentru diferitele specii")
points(1:3,sepal_width.mean,pch=4)
max(sepal_width.sd)/min(sepal_width.sd)

# Variatia din boxplot si raportul variatiilor confirma egalitatea variatiilor

# Verificarea normalitatii

qqnorm(sepal_width.meancen)
qqline(sepal_width.meancen)

# Graficul ne ofera suficiente informatii pentru a accepta normalitatea datelor.
# Aceasta distribuire este mai normala decat cea de dinainte
# Se poate folosi pentru analiza variantei (ANOVA)

# 3) Petal.Length

petal_length.mean<-tapply(iris$Petal.Length,iris$Species,mean)
petal_length.meancen<-iris$Petal.Length-petal_length.mean[as.numeric(iris$Species)]
petal_length.sd<-tapply(iris$Petal.Length,iris$Species,sd)

# Verificarea variatiei

boxplot(iris$Petal.Length~iris$Species, main="Boxplot pentru lungimea petalelor pentru diferitele specii")
points(1:3,petal_length.mean,pch=4)
max(petal_length.sd)/min(petal_length.sd)

# Variatia din boxplot si raportul variatiilor resping egalitatea variatiilor

# Verificarea normalitatii

qqnorm(petal_length.meancen)
qqline(petal_length.meancen)

# Graficul ne ofera suficiente informatii pentru a accepta normalitatea datelor.
# Aceasta distribuire a datelor nu este potrivita pentru analiza variantei (ANOVA)

# 4) Petal.width

petal_width.mean<-tapply(iris$Petal.Width,iris$Species,mean)
petal_width.meancen<-iris$Petal.Width-petal_width.mean[as.numeric(iris$Species)]
petal_width.sd<-tapply(iris$Petal.Width,iris$Species,sd)

# Verificarea variatiei

boxplot(iris$Petal.Width~iris$Species, main="Boxplot pentru latimea petalelor pentru diferitele specii")
points(1:3,petal_width.mean,pch=4)
max(petal_width.sd)/min(petal_width.sd)

# Variatia din boxplot si raportul variatiilor resping egalitatea variatiilor

# Verificarea normalitatii

qqnorm(petal_width.meancen)
qqline(petal_width.meancen)

# Graficul ne ofera suficiente informatii pentru a accepta normalitatea datelor.
# Aceasta distribuire a datelor nu este potrivita pentru analiza variantei (ANOVA)

# Pentru cele mai bune rezultate, cel mai bun set de date pentru analiza variantei (ANOVA)
# Este cel dat de analiza sepalelor (Sepal.width + Sepal.length)

# e
# Generarea tabelului ANOVA folosind aov pentru Sepal.length

sepal_length.aov<-aov(Sepal.Length~Species,iris)
summary(sepal_length.aov)

# Valoarea p-valuea este mult mai mica decat F. Respingem H0

# Generarea tabelului ANOVA folosind aov pentru Sepal.width

sepal_width.aov<-aov(Sepal.Width~Species,iris)
summary(sepal_width.aov)

# Valoarea p-valuea este mult mai mica decat F. Respingem H0
## ---- chunk 61
tapply(warpbreaks$breaks,INDEX=list(warpbreaks$wool,warpbreaks$tension),
FUN=mean)
## ---- chunk 62
wb.means <- aggregate(warpbreaks$breaks,
by=list(warpbreaks$wool,warpbreaks$tension),FUN=mean)
wb.means
## ---- chunk 63
summary(aov(breaks~wool,data=warpbreaks))
summary(aov(breaks~tension,data=warpbreaks))
## ---- chunk 64
summary(aov(breaks~wool+tension,data=warpbreaks))
## ---- chunk 65
summary(aov(breaks~wool+tension+wool:tension,data=warpbreaks))
## ---- chunk 66
interaction.plot(x.factor=wb.means[,2],trace.factor=wb.means[,1],
response=wb.means$x,trace.label="wool",
xlab="tension",ylab="mean warp breaks")
## ---- chunk 67
library("MASS")
boxplot(Age~Smoke,data=survey)
age.means <- tapply(survey$Age,survey$Smoke,mean)
age.meancen <- survey$Age-age.means[as.numeric(survey$Smoke)]
qqnorm(age.meancen,main="Normal QQ plot of residuals")
qqline(age.meancen)
## ---- chunk 68
survey.sds<-tapply(survey$Age,survey$Smoke,sd)
max(survey.sds)/min(survey.sds)
## ---- chunk 69
kruskal.test(Age~Smoke,data=survey)
## ---- chunk 70
# a

depth.f<-cut(quakes$depth,breaks=c(0,200,400,680),include.lowest = F)

# b
# Se verifica egalitatea variatiilor si normalitatea

boxplot(quakes$depth~depth.f)
depth.sd<-tapply(quakes$depth,depth.f,sd)
max(depth.sd)/min(depth.sd)

depth.mean<-tapply(quakes$depth,depth.f,mean)
depth.meancen<-quakes$depth-depth.mean[as.numeric(depth.f)]
hist(depth.meancen)
qqnorm(depth.meancen)
qqline(depth.meancen)

# Atat egalitatea variatiilor, cat si normalitatea distributiei sunt acceptate
# Ceea ce inseamna ca putem aplica testul ANOVA

# c

summary(aov(quakes$depth~depth.f))

# Valoarea foarte mica a p-value (p-value < 0.01) sugereaza ca nu toate mediile sunt egale
# Ha este ipoteza acceptata

# d

cars.mean<-aggregate(Cars93$Length,
          by=list(Airbags=Cars93$AirBags,
                  ManualTransmission=Cars93$Man.trans.avail),
          FUN=mean)
cars.mean

# e

interaction.plot(cars.mean[,1],
                 cars.mean[,2],
                 response=cars.mean[,3],
                 xlab = "Air Bags",
                 ylab="mean length",
                 trace.label = "Manual\n   Trans")

# Graficul sugereaza ca exista o interactiune intre Airbags si Manual transmission
# Considerand doar aceste doua variabile

# f

summary(aov(Length~AirBags+Man.trans.avail+AirBags:Man.trans.avail,Cars93))

# Nu sunt suficiente dovezi statistice pentru efectul interactiunii
# Dar putem confirma efectul principal al ambelor variabile asupra lungimii
